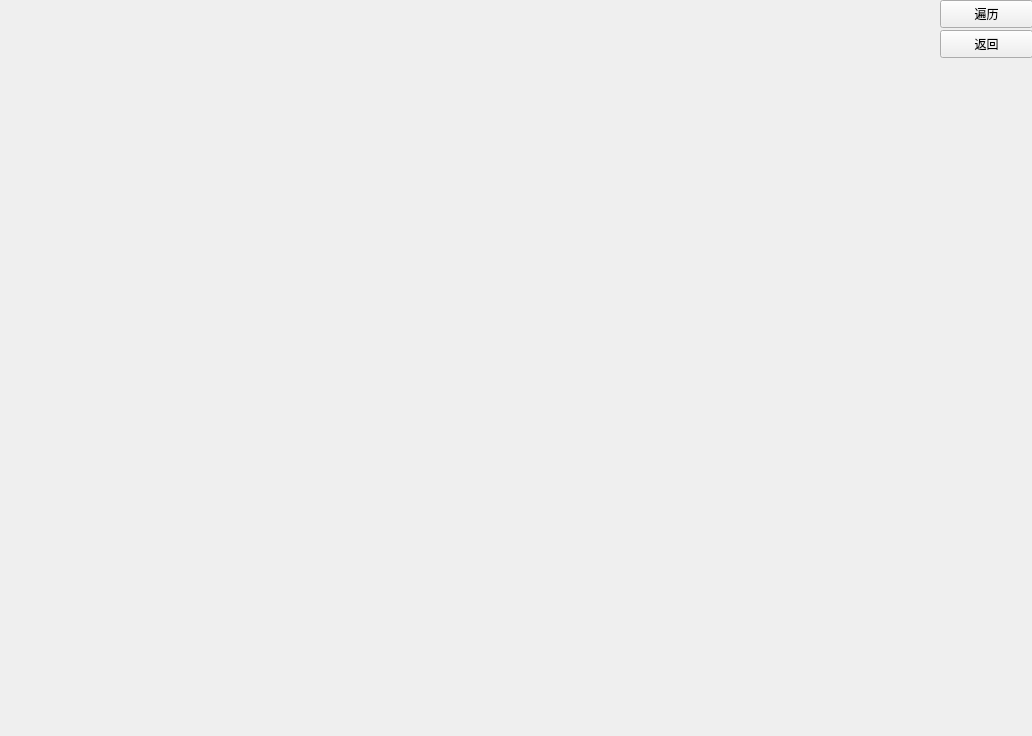
<?xml version="1.0" encoding="UTF-8"?>
<ui version="4.0">
 <class>DfsShow</class>
 <widget class="QWidget" name="DfsShow">
  <property name="geometry">
   <rect>
    <x>0</x>
    <y>0</y>
    <width>1032</width>
    <height>736</height>
   </rect>
  </property>
  <property name="windowTitle">
   <string>Form</string>
  </property>
  <property name="styleSheet">
   <string notr="true"/>
  </property>
  <widget class="QPushButton" name="pushButton">
   <property name="geometry">
    <rect>
     <x>940</x>
     <y>0</y>
     <width>93</width>
     <height>28</height>
    </rect>
   </property>
   <property name="styleSheet">
    <string notr="true"/>
   </property>
   <property name="text">
    <string>遍历</string>
   </property>
  </widget>
  <widget class="QPushButton" name="pushButton_2">
   <property name="geometry">
    <rect>
     <x>940</x>
     <y>30</y>
     <width>93</width>
     <height>28</height>
    </rect>
   </property>
   <property name="styleSheet">
    <string notr="true"/>
   </property>
   <property name="text">
    <string>返回</string>
   </property>
  </widget>
 </widget>
 <resources/>
 <connections/>
</ui>
